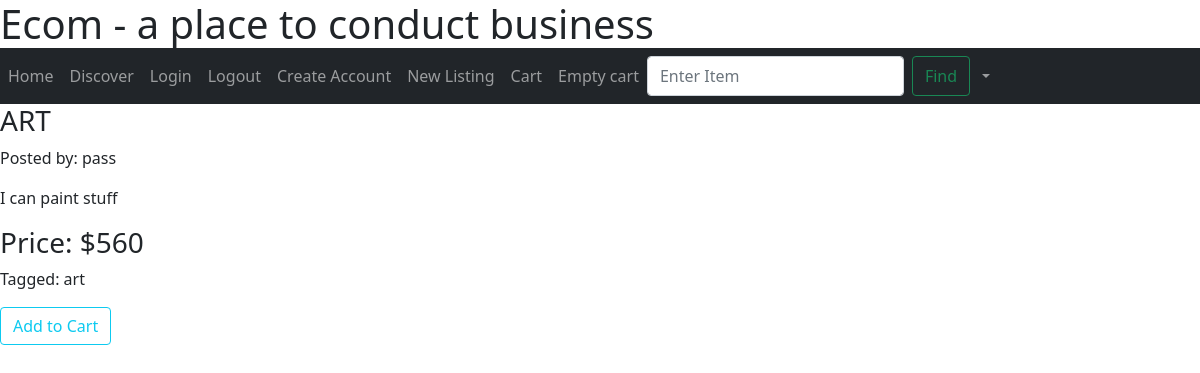
/listing/1, run on the app's committed database.
### app/models.py (models this page shows, shortened)
class Post(db.Model):
    id = db.Column(db.Integer, primary_key=True)
    desc = db.Column(db.String(64))
    body = db.Column(db.String(256))
    timestamp = db.Column(db.DateTime, default=datetime.utcnow())
    user_id = db.Column(db.Integer, db.ForeignKey('user.id'))
    price = db.Column(db.String(64))
    tag = db.Column(db.String(64))

class User(UserMixin, db.Model):
    id = db.Column(db.Integer, primary_key=True)
    name = db.Column(db.String(64))
    email = db.Column(db.String(64))
    password1 = db.Column(db.String(128))
    posts = db.relationship('Post', backref='User')
    cart = db.relationship('Cart', back_populates='user')

### app/routes.py (the view)
@myapp_obj.route('/listing/<int:post_id>', methods=['GET', 'POST'])
def display(post_id):
    post = Post.query.filter_by(id=post_id).one()
    user = User.query.filter_by(id=post.user_id).one()
    form = ListingForm()
    if form.validate_on_submit:
        data = form.submitCart.data
        if form.submitCart.data: #if our form has the field for addtocart submitted, then we can redirect to addToCart
            return redirect(url_for("addToCart", post_id=post_id))
    return render_template("listing.html", post=post, form=form, user=user)

### app/models.py
class ListingForm(FlaskForm):
    submitCart = SubmitField("Add to Cart")

class SearchForm(FlaskForm):
    searched = StringField("Searched", validators=[DataRequired()])
    submit = SubmitField("Submit")

### app/routes.py (called while the page is built)
@myapp_obj.context_processor
def base():
    form = SearchForm()
    return dict(form=form)

### app/templates/listing.html (shortened to what this page needs)
{% extends "base.html" %}
{% block sign_up %}
  <h3>{{ post.desc }}</h3>
  <p>Posted by: {{ user.name }}</p>
  <p>{{ post.body }}</p>
  <h3>Price: ${{ post.price }}</h3>
  <p>Tagged: {{ post.tag }}</p>
  <form method="POST" action="">
      {{ form.submitCart(class="btn btn-outline-info") }}
  </form>
{% endblock sign_up %}

### app/templates/base.html (style rules this page uses)
* { box-sizing:border-box }
body { background-color:white; }

### data on the page
Post: desc "ART", body "I can paint stuff", price "560", tag "art"
User: name "pass"
